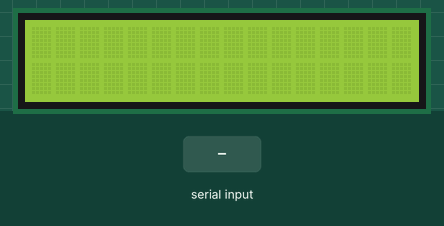
Bench run of a sketch on a simulated Arduino Uno, built with avr-gcc and run on an emulated ATmega328P. Shown: 16×2 character LCD. The inputs (shaded band) are chosen by the test bench.

Above: at 1.2 s.
1.3 s: "1\n" received over Serial
At 3.0 s:
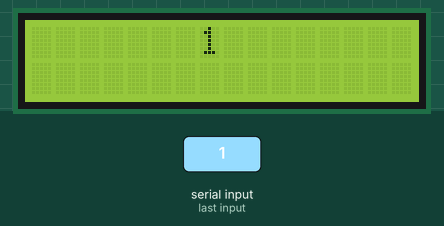
3.8 s: "0\n" received over Serial
At 5.8 s:
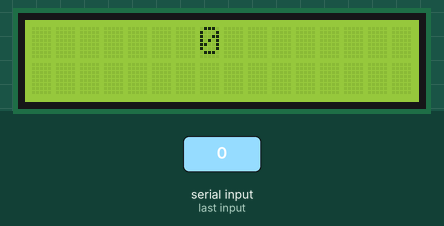
6.3 s: "2\n" received over Serial
At 7.7 s:
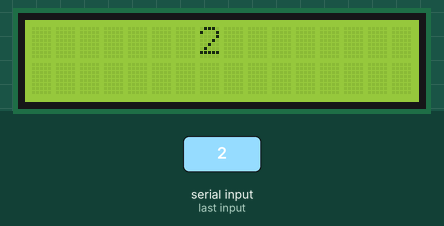
Timing chart, 0 to 9.3 s (numbered marks = the images above; inputs shaded):
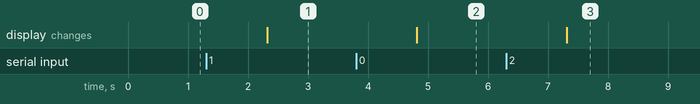

Measured:
- after the input at 1.3 s, the display: changes after 1.0 s (image 1)
- after the input at 3.8 s, the display: changes after 1.0 s (image 2)
- after the input at 6.3 s, the display: changes after 1.0 s (image 3)

The sketch:

clock.ino
```cpp
#include <Wire.h>
#include <LiquidCrystal_I2C.h>

LiquidCrystal_I2C lcd(0x3F, 16, 2);  // Set the LCD address to 0x27 for a 16x2 display
String prevDay ="0";
void setup() {
    Serial.begin(9600);  // Start serial communication
    while (!Serial);     // Wait for serial connection to be established

    lcd.init();          // Initialize the LCD
    lcd.backlight();     // Turn on the backlight
    lcd.clear();
}

void loop() {
    if (Serial.available()) {
        String receivedTime = Serial.readStringUntil('\n');
        String receivedDay = Serial.readStringUntil('\n');
        // lcd.clear();       // Clear the LCD
        lcd.setCursor(0, 0);
        lcd.print(centerAlign(receivedTime, 16));  // Center-align time
        if(prevDay != receivedDay){
          lcd.setCursor(0, 1);
          lcd.print(centerAlign(receivedDay, 16));
        }
        prevDay = receivedDay;  // Center-align day
    }
}

String centerAlign(String text, int width) {
    int padding = max(0, (width - text.length()) / 2);
    String spaces = "";
    for (int i = 0; i < padding; i++) {
        spaces += " ";
    }
    return spaces + text;
}
```
